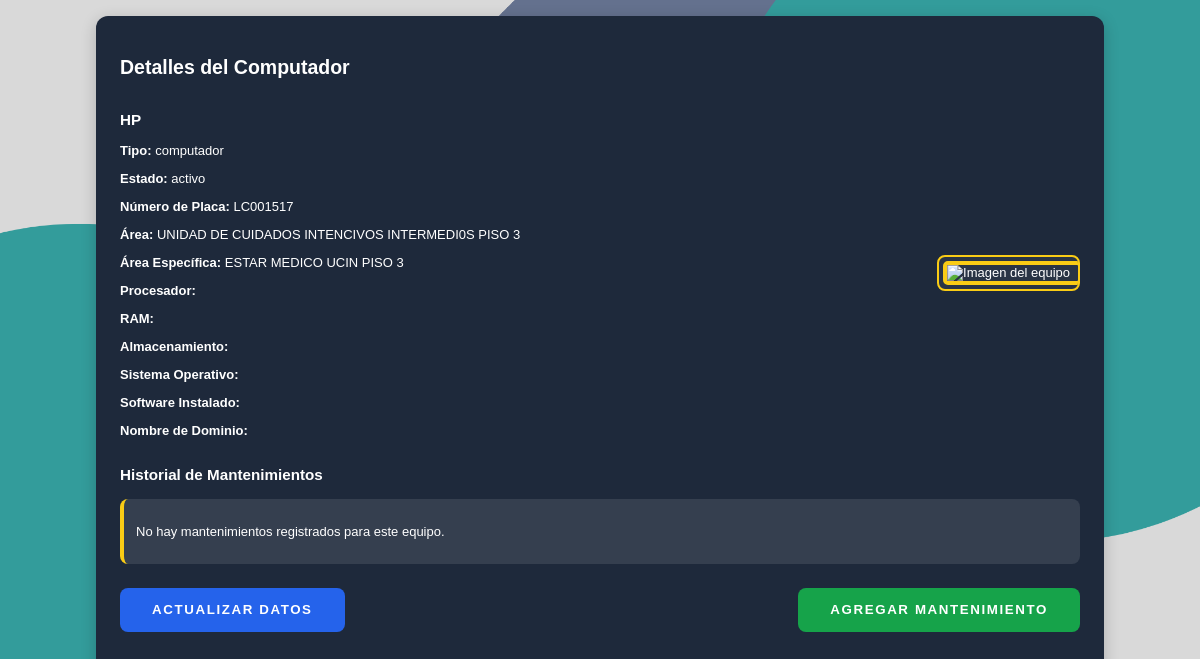
The page /ingresousuarioadmin/menus/computers/hojadevida/hojadevida.php?id_activo=13 (signed in) on the database its author committed.
### tables this page shows
CREATE TABLE `activos` (
  `id_activo` int(11) NOT NULL,
  `nombre` varchar(100) NOT NULL,
  `tipo` enum('teléfono','computador','portátil','impresora','timbre') NOT NULL,
  `estado` enum('activo','dado de baja') DEFAULT 'activo',
  `id_area` int(11) NOT NULL,
  `imagen` longblob DEFAULT NULL,
  `fecha_ingreso` datetime DEFAULT current_timestamp(),
  `id_usuario` int(11) NOT NULL,
  `NPlaca` varchar(8) NOT NULL,
  `id_areas_especificas` int(11) DEFAULT NULL,
  `fecha_baja` datetime DEFAULT NULL
);

CREATE TABLE `areas` (
  `id_area` int(11) NOT NULL,
  `nombre_area` varchar(100) NOT NULL,
  `id_piso` int(11) NOT NULL
);

CREATE TABLE `areas_especificas` (
  `id_area_especifica` int(11) NOT NULL,
  `area_especifica_nombre` varchar(100) NOT NULL,
  `id_area` int(11) NOT NULL
);

### ingresousuarioadmin/menus/computers/hojadevida/hojadevida.php (the view, shortened to what this page needs)
<?php
$host = 'localhost';
$user = 'root';
$password = '';
$database = 'mantenisoft';
$conn = new mysqli($host, $user, $password, $database);
$id_activo = intval($_GET['id_activo']);
$sql = "SELECT a.nombre, a.tipo, a.estado, a.NPlaca, ar.nombre_area,
               es.procesador, es.ram, es.almacenamiento, es.sistema_operativo, es.software_instalado, es.nombre_dominio,
               ars.area_especifica_nombre
        FROM activos a
        JOIN areas ar ON a.id_area = ar.id_area
        LEFT JOIN especificaciones es ON a.id_activo = es.id_activo
        LEFT JOIN areas_especificas ars ON a.id_areas_especificas = ars.id_area_especifica
        WHERE a.id_activo = ?";
$stmt = $conn->prepare($sql);
$stmt->bind_param("i", $id_activo);
$stmt->execute();
$resultado = $stmt->get_result();
$equipo = $resultado->fetch_assoc();
$mantenimientos = [];
?>
<!DOCTYPE html>
<html lang="es">
<head>
    <link rel="stylesheet" href="css/hojadevida.css">
</head>
<body>
<div class="contenedor">
    <div class="detalle-equipo">
        <h2>Detalles del Computador</h2>
        <div class="contenido">
            <div class="info-equipo">
                <h3><?php echo htmlspecialchars($equipo['nombre']); ?></h3>
                <p><strong>Tipo:</strong> <?php echo htmlspecialchars($equipo['tipo']); ?></p>
                <p><strong>Estado:</strong> <?php echo htmlspecialchars($equipo['estado']); ?></p>
                <p><strong>Número de Placa:</strong> <?php echo htmlspecialchars($equipo['NPlaca']); ?></p>
                <p><strong>Área:</strong> <?php echo htmlspecialchars($equipo['nombre_area']); ?></p>
                <p><strong>Área Específica:</strong> <?php echo htmlspecialchars($equipo['area_especifica_nombre']); ?></p>
                <p><strong>Procesador:</strong> <?php echo htmlspecialchars($equipo['procesador']); ?></p>
                <p><strong>RAM:</strong> <?php echo htmlspecialchars($equipo['ram']); ?></p>
                <p><strong>Almacenamiento:</strong> <?php echo htmlspecialchars($equipo['almacenamiento']); ?></p>
                <p><strong>Sistema Operativo:</strong> <?php echo htmlspecialchars($equipo['sistema_operativo']); ?></p>
                <p><strong>Software Instalado:</strong> <?php echo htmlspecialchars($equipo['software_instalado']); ?></p>
                <p><strong>Nombre de Dominio:</strong> <?php echo htmlspecialchars($equipo['nombre_dominio']); ?></p>
            </div>
            <div class="imagen-container">
                <div class="imagen-wrapper">
                    <img src="mostrar_imagen.php?id_activo=<?php echo $id_activo; ?>" alt="Imagen del equipo" class="imagen-equipo">
                </div>
            </div>
        </div>
        <h3>Historial de Mantenimientos</h3>
            <div class="historial-mantenimiento">
                <?php if (!empty($mantenimientos)): ?>
                    <ul>
                        <?php foreach ($mantenimientos as $mantenimiento): ?>
                            <li>
                                <span class="fecha"><?php echo htmlspecialchars($mantenimiento['fecha_mantenimiento']); ?></span>
                                <span class="usuario"><?php echo htmlspecialchars($mantenimiento['nombre_usuario']); ?></span>
                                <span class="estado">(<?php echo htmlspecialchars($mantenimiento['estado']); ?>)</span>
                                <?php if ($mantenimiento['estado'] === 'En Proceso'): ?>
                                    <form action="retomar_mantenimiento.php" method="GET" class="retomar-form">
                                        <input type="hidden" name="id_mantenimiento" value="<?php echo $mantenimiento['id_mantenimiento']; ?>">
                                        <button type="submit" class="retomar-btn">Retomar</button>
                                    </form>
                                <?php endif; ?>
                            </li>
                        <?php endforeach; ?>
                    </ul>
                <?php else: ?>
                    <p>No hay mantenimientos registrados para este equipo.</p>
                <?php endif; ?>
            </div>
        <div class="botones">
            <form action="actualizar_computador.php" method="GET">
                <button type="submit" class="btn actualizar">Actualizar Datos</button>
            </form>
            <form action="agregar_mantenimiento.php" method="GET">
                <button type="submit" class="btn mantenimiento">Agregar Mantenimiento</button>
            </form>
        </div>
    </div>
</div>
</body>
</html>

### ingresousuarioadmin/menus/computers/hojadevida/css/hojadevida.css (style rules this page uses)
html, body { overflow: hidden; height: 100vh; margin: 0; font-family: 'Poppins', sans-serif; background: url("img/Olvide mi contraseña (1).png") no-repeat center center fixed; background-size: cover; font-size: small; }
body { display: flex; justify-content: center; align-items: center; background-color: rgba(0, 0, 0, 0.6); }
.contenedor { width: 100vw; max-width: 120vh; height: 90vh; background: #1e293b; padding: 3vh; border-radius: 1.5vh; box-shadow: 0 0.5vh 2vh rgba(0, 0, 0, 0.2); color: white; overflow: hidden; }
.contenido { display: flex; justify-content: space-between; align-items: center; flex-wrap: wrap; font-size: small; }
.imagen-container { position: relative; display: inline-block; border: 0.3vh solid #facc15; border-radius: 1vh; overflow: hidden; padding: 0.5vh; background: rgba(255, 255, 255, 0.05); }
.imagen-wrapper { position: relative; display: inline-block; }
.imagen-equipo { display: block; width: 30vh; height: auto; border-radius: 1vh; }
.imagen-container img { display: block; width: 100%; height: auto; border-radius: 5px; }
.imagen-equipo { width: 80vh; max-width: 40vh; height: auto; border-radius: 1.5vh; object-fit: cover; border: 0.5vh solid #facc15; }
.historial-mantenimiento { max-height: 15vh; overflow-y: auto; border-radius: 1vh; padding: 1.5vh; background: rgba(255, 255, 255, 0.1); margin-top: 2vh; border-left: 0.5vh solid #facc15; scrollbar-width: thin; scrollbar-color: #facc15 rgba(255, 255, 255, 0.1); }
.botones { display: flex; justify-content: space-between; margin-top: 3vh; }
.btn { padding: 1.8vh 4vh; border: none; border-radius: 1vh; cursor: pointer; font-weight: bold; text-transform: uppercase; letter-spacing: 0.2vh; transition: 0.3s; }
.actualizar { background: #2563eb; color: white; }
.mantenimiento { background: #16a34a; color: white; }

### rows shown on the page
activos: nombre "HP", tipo "computador", estado "activo", NPlaca "LC001517", id_area.nombre_area "UNIDAD DE CUIDADOS INTENCIVOS INTERMEDI0S PISO 3", id_areas_especificas.area_especifica_nombre "ESTAR MEDICO UCIN PISO 3"
